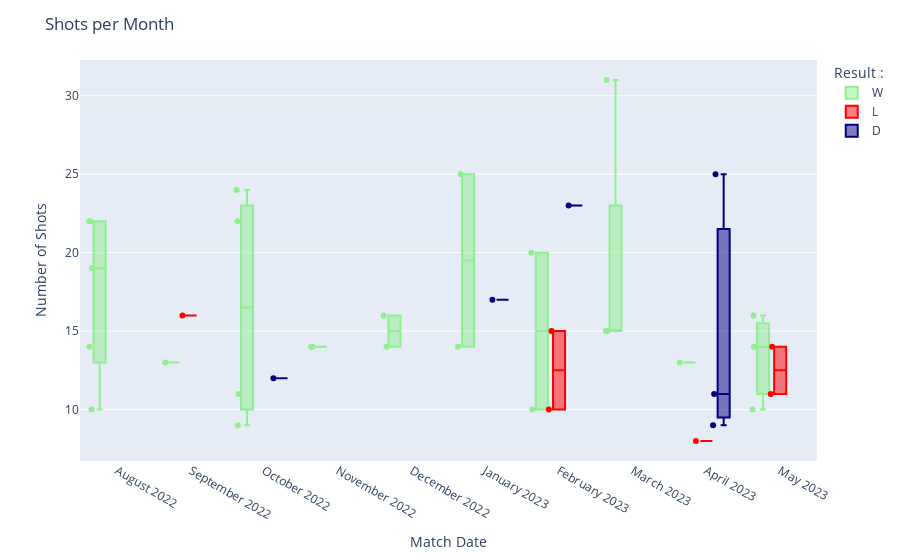

The code cell stored with this chart in its notebook:
### Code cell
a_df['Month'] = a_df['Datetime'].dt.strftime('%B %Y')
fig = px.box(a_df, x='Month', y='STPG', color="FTR_AFC", 
    points="all",color_discrete_map={ "W": "lightgreen", "L": "red","D" : "navy"},
    hover_name=a_df['Datetime'].dt.date,
    labels={'Month': "Month :",'STPG': "Shots Taken :","FTR_AFC": 'Result :'}
    )

# Customize the plot 
fig.update_layout(
    title="Shots per Month",
    xaxis_title="Match Date",
    yaxis_title="Number of Shots",
)
fig.update_layout(hovermode="x")
fig.update_layout(
    xaxis_tickformat = '%B<br>%Y'
)

# Display the plot
fig.show()

### Figure 1 — Plotly figure (JSON) as saved in the notebook; plotly's stock layout.template omitted (floating-point values rounded to 4 significant figures)
{"data": [{"alignmentgroup": "True", "boxpoints": "all", "hovertemplate": "<b>%{hovertext}</b><br><br>Result :=W<br>Month :=%{x}<br>Shots Taken :=%{y}<extra></extra>", "hovertext": ["2022-08-05", "2022-08-13", "2022-08-20", "2022-08-27", "2022-08-31", "2022-09-18", "2022-10-01", "2022-10-09", "2022-10-16", "2022-10-30", "2022-11-06", "2022-11-12", "2022-12-26", "2022-12-31", "2023-01-15", "2023-01-22", "2023-02-18", "2023-02-25", "2023-03-01", "2023-03-04", "2023-03-12", "2023-03-19", "2023-04-01", "2023-05-02", "2023-05-07", "2023-05-28"], "legendgroup": "W", "marker": {"color": "lightgreen"}, "name": "W", "notched": false, "offsetgroup": "W", "orientation": "v", "showlegend": true, "type": "box", "x": ["August 2022", "August 2022", "August 2022", "August 2022", "August 2022", "September 2022", "October 2022", "October 2022", "October 2022", "October 2022", "November 2022", "November 2022", "December 2022", "December 2022", "January 2023", "January 2023", "February 2023", "February 2023", "March 2023", "March 2023", "March 2023", "March 2023", "April 2023", "May 2023", "May 2023", "May 2023"], "x0": " ", "xaxis": "x", "y": [10, 19, 14, 22, 22, 13, 22, 11, 9, 24, 14, 14, 16, 14, 14, 25, 20, 10, 15, 31, 15, 15, 13, 16, 10, 14], "y0": " ", "yaxis": "y"}, {"alignmentgroup": "True", "boxpoints": "all", "hovertemplate": "<b>%{hovertext}</b><br><br>Result :=L<br>Month :=%{x}<br>Shots Taken :=%{y}<extra></extra>", "hovertext": ["2022-09-04", "2023-02-04", "2023-02-15", "2023-04-26", "2023-05-14", "2023-05-20"], "legendgroup": "L", "marker": {"color": "red"}, "name": "L", "notched": false, "offsetgroup": "L", "orientation": "v", "showlegend": true, "type": "box", "x": ["September 2022", "February 2023", "February 2023", "April 2023", "May 2023", "May 2023"], "x0": " ", "xaxis": "x", "y": [16, 15, 10, 8, 14, 11], "y0": " ", "yaxis": "y"}, {"alignmentgroup": "True", "boxpoints": "all", "hovertemplate": "<b>%{hovertext}</b><br><br>Result :=D<br>Month :=%{x}<br>Shots Taken :=%{y}<extra></extra>", "hovertext": ["2022-10-23", "2023-01-03", "2023-02-11", "2023-04-09", "2023-04-16", "2023-04-21"], "legendgroup": "D", "marker": {"color": "navy"}, "name": "D", "notched": false, "offsetgroup": "D", "orientation": "v", "showlegend": true, "type": "box", "x": ["October 2022", "January 2023", "February 2023", "April 2023", "April 2023", "April 2023"], "x0": " ", "xaxis": "x", "y": [12, 17, 23, 9, 11, 25], "y0": " ", "yaxis": "y"}], "layout": {"boxmode": "group", "hovermode": "x", "legend": {"title": {"text": "Result :"}, "tracegroupgap": 0}, "margin": {"t": 60}, "title": {"text": "Shots per Month"}, "xaxis": {"anchor": "y", "domain": [0, 1], "tickformat": "%B<br>%Y", "title": {"text": "Match Date"}}, "yaxis": {"anchor": "x", "domain": [0, 1], "title": {"text": "Number of Shots"}}}}
